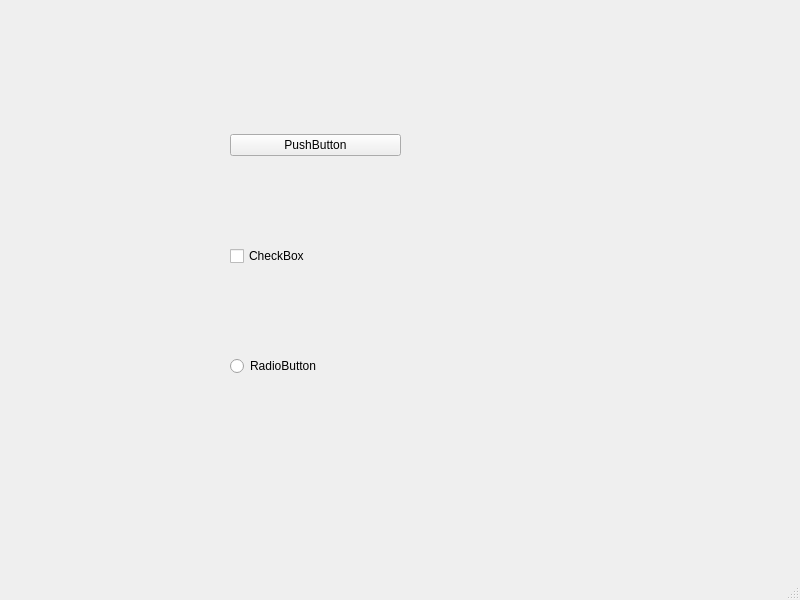
<?xml version="1.0" encoding="UTF-8"?>
<ui version="4.0">
 <class>MainWindow</class>
 <widget class="QMainWindow" name="MainWindow">
  <property name="geometry">
   <rect>
    <x>0</x>
    <y>0</y>
    <width>800</width>
    <height>600</height>
   </rect>
  </property>
  <property name="windowTitle">
   <string>MainWindow</string>
  </property>
  <widget class="QWidget" name="centralwidget">
   <widget class="QWidget" name="verticalLayoutWidget">
    <property name="geometry">
     <rect>
      <x>230</x>
      <y>50</y>
      <width>171</width>
      <height>411</height>
     </rect>
    </property>
    <layout class="QVBoxLayout" name="verticalLayout">
     <item>
      <widget class="QPushButton" name="pushButton">
       <property name="text">
        <string>PushButton</string>
       </property>
      </widget>
     </item>
     <item>
      <widget class="QCheckBox" name="checkBox">
       <property name="text">
        <string>CheckBox</string>
       </property>
      </widget>
     </item>
     <item>
      <widget class="QRadioButton" name="radioButton">
       <property name="text">
        <string>RadioButton</string>
       </property>
      </widget>
     </item>
    </layout>
   </widget>
  </widget>
  <widget class="QMenuBar" name="menubar">
   <property name="geometry">
    <rect>
     <x>0</x>
     <y>0</y>
     <width>800</width>
     <height>23</height>
    </rect>
   </property>
  </widget>
  <widget class="QStatusBar" name="statusbar"/>
 </widget>
 <resources/>
 <connections/>
</ui>
